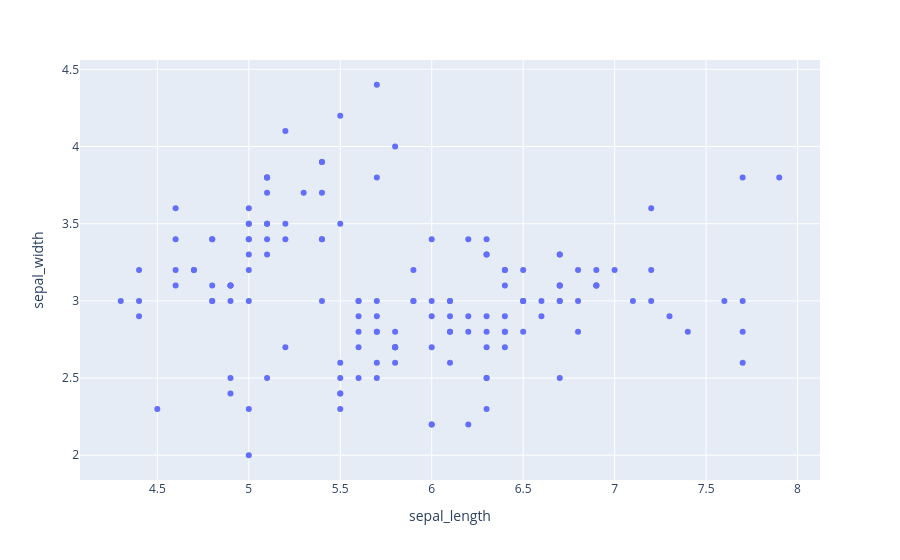

The cell this chart's notebook holds for it:
### Code cell
#x and y given as DataFrame columns
var =px.data.iris()#pandas ka data frame hai kuch data plotly ma phela sa hota hai
fig=px.scatter(var,x="sepal_length",y="sepal_width")
fig.show()

### Figure 1 — Plotly figure (JSON) as saved in the notebook; plotly's stock layout.template omitted (floating-point values rounded to 4 significant figures; data arrays with more than 128 entries replaced by an {"elided": "..."} marker saying what was removed)
{"data": [{"hovertemplate": "sepal_length=%{x}<br>sepal_width=%{y}<extra></extra>", "legendgroup": "", "marker": {"color": "#636efa", "symbol": "circle"}, "mode": "markers", "name": "", "orientation": "v", "showlegend": false, "type": "scatter", "x": {"elided": "150 float values"}, "xaxis": "x", "y": {"elided": "150 float values"}, "yaxis": "y"}], "layout": {"legend": {"tracegroupgap": 0}, "margin": {"t": 60}, "xaxis": {"anchor": "y", "domain": [0, 1], "title": {"text": "sepal_length"}}, "yaxis": {"anchor": "x", "domain": [0, 1], "title": {"text": "sepal_width"}}}}
